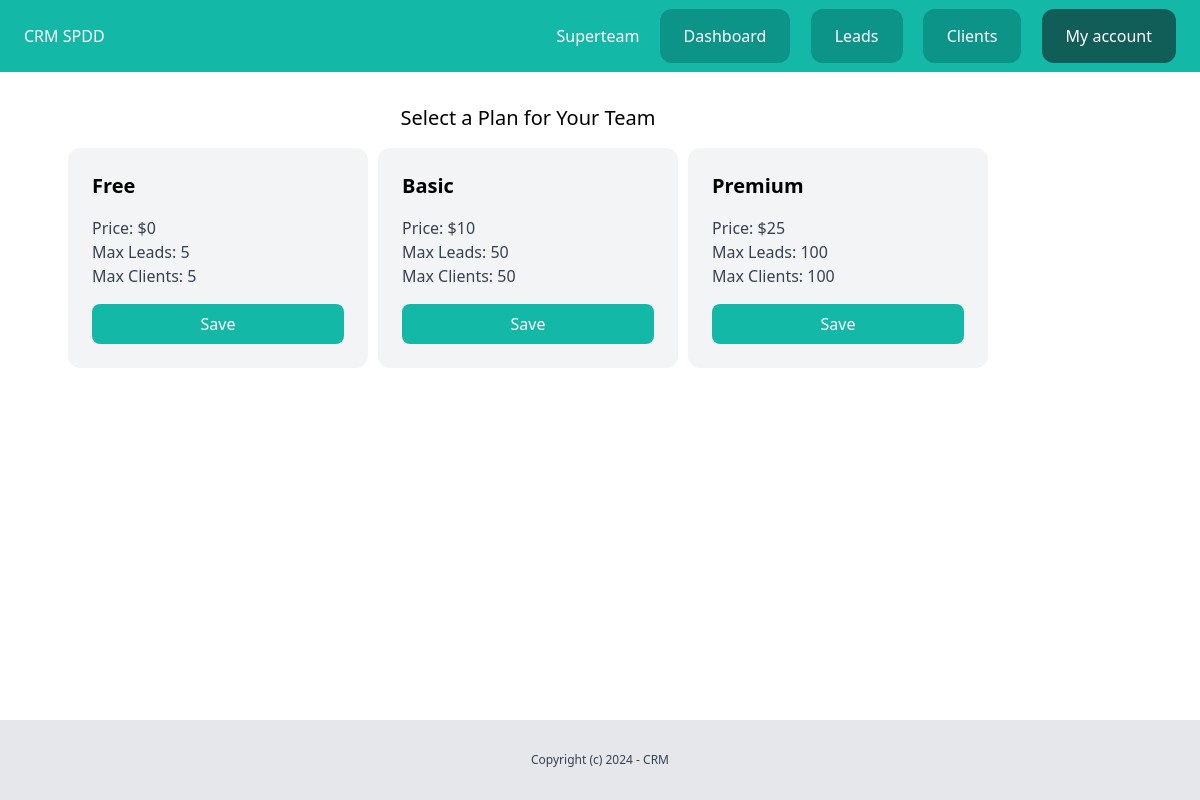
The app's page /dashboard/teams/select-team-plan/ (signed in) with its own data.
### team/models.py (models this page shows, shortened)
class Team(models.Model):
    plan = models.ForeignKey(Plan, related_name='teams', blank=True, null=True, on_delete=models.CASCADE)
    name = models.CharField(max_length=100)
    members = models.ManyToManyField(User, related_name='teams')
    created_by = models.ForeignKey(User, related_name='created_teams', on_delete=models.CASCADE)
    created_at = models.DateTimeField(auto_now_add=True)

class Plan(models.Model):
    name = models.CharField(max_length=50)
    price = models.IntegerField()
    description = models.TextField(blank=True, null=True)
    max_leads = models.IntegerField()
    max_clients = models.IntegerField()

### team/views.py (the view, shortened to what this page needs)
# urls.py: path('select-team-plan/', views.select_team_plan, name='select_team_plan'),
def select_team_plan(request):
    user_id = request.session.get('user_id')
    if not user_id:
        return redirect('signup')  # Redirect to signup if no user ID in session
    user = get_object_or_404(User, id=user_id)
    userprofile = user.userprofile
    team = userprofile.get_active_team()
    if not team:
        return render(request, 'error.html', {'message': 'You need an active team to select a plan.'})
    context = {
        'plans': Plan.objects.all(),
        'team': team,
    }
    return render(request, 'team/select_team_plan.html', context)

### team/context_processors.py (called while the page is built)
def active_team(request):
    if request.user.is_authenticated:
        active_team = request.user.userprofile.get_active_team()
        if not active_team:
            active_team = Team.objects.filter(created_by=request.user)[0]
    else:
        active_team = None
    return {'active_team': active_team}

### userprofile/models.py (called while the page is built)
    def get_active_team(self):
        if self.active_team:
            return self.active_team
        else:
            return Team.objects.filter(members__in=[self.user.id]).first()

### team/templates/team/select_team_plan.html (shortened to what this page needs)
{% extends 'core/base.html' %}
{% block content %}
<div style="display: flex; flex-direction: column; align-items: center;" class="container">
    <h1 class="py-4 text-xl">Select a Plan for Your Team</h1>
    <div style="display: flex; align-items: center; justify-content: center; gap: 10px;">
        {% for plan in plans %}
            <form method="post" action=".">
                <div class="rounded-xl p-6
                    {% if form.initial.plan.id == plan.id %}bg-emerald-100{% else %}bg-gray-100{% endif %}
                    hover:shadow-lg transition-shadow duration-300" style="width: 300px;">
                    <h2 class="mb-4 text-xl font-bold">{{ plan.name }}</h2>
                    <p class="text-gray-700">Price: ${{ plan.price }}</p>
                    <p class="text-gray-700">Max Leads: {{ plan.max_leads }}</p>
                    <p class="text-gray-700">Max Clients: {{ plan.max_clients }}</p>
                    <button
                        type="submit"
                        class="mt-4 w-full py-2 px-4 bg-teal-500 text-white rounded-lg hover:bg-teal-600">
                        Save
                    </button>
                </div>
            </form>
        {% endfor %}
    </div>
</div>
{% endblock %}

### core/templates/core/partials/nav.html
<nav class="py-6 px-6 flex justify-between bg-teal-500">
    <p class="text-white">CRM SPDD</p>
    <div class="space-x-4">
        {% if request.user.is_authenticated %}
            <a href="{% url 'team:detail' active_team.id %}" class="text-white">{{ active_team.name }}</a>
            <a href="{% url 'dashboard:index' %}" class="py-4 px-6 bg-teal-600 rounded-xl text-white">Dashboard</a>
            <a href="{% url 'leads:list' %}" class="py-4 px-6 bg-teal-600 rounded-xl text-white">Leads</a>
            <a href="{% url 'clients:list' %}" class="py-4 px-6 bg-teal-600 rounded-xl text-white">Clients</a>
            <a href="{% url 'userprofile:myaccount' %}" class="py-4 px-6 bg-teal-800 rounded-xl text-white">My account</a>
        {% else %}
            <a href="{% url 'login' %}" class="py-4 px-6 bg-teal-600 rounded-xl text-white">Log in</a>
            <a href="{% url 'signup' %}" class="py-4 px-6 bg-teal-300 rounded-xl text-white">Sign up</a>
        {% endif %}
    </div>
</nav>

### records on screen
Team: name "Superteam"
Plan: name "Free", price "0", max_leads "5", max_clients "5"
Plan: name "Basic", price "10", max_leads "50", max_clients "50"
Plan: name "Premium", price "25", max_leads "100", max_clients "100"
